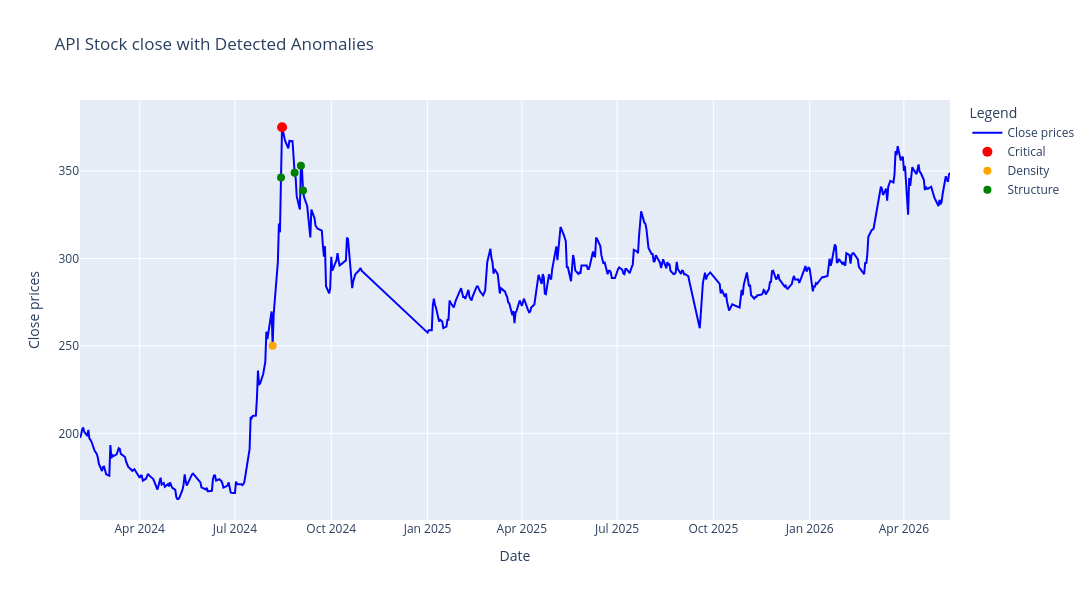

Source (notebook cell):
### Markdown cell above
## Evaluation


### Ensemble

There are 4 types of data points.
**1. Critical Anomaly:** When both dbscan and isolation forest consider a point to be anomalous
**2. Density Based Anomaly:** When only dbscan says a point is an anomaly
**3. Structure Based Anomaly:** When only isolation forest says a point is an anomaly
**4. Normal:** When both models say a model is not anomalous


We only use isolation forest and dbscan in visualizing and use z-score for setting a baseline for visualization

### Code cell
# Ensemble classification
# We can also score it using z score and results of the models but for simplicity we will just use the results of the models to classify the anomalies into 3 categories:
def classify_ensemble(row):

    if row["Anomaly_Isolation_Forest"] == -1 and row["Anomaly_DBSCAN"] == -1:
        return "Critical Anomaly"

    elif row["Anomaly_DBSCAN"] == -1:
        return "Density Based Anomaly"

    elif row["Anomaly_Isolation_Forest"] == -1:
        return "Structure Based Anomaly"

    return "Normal"

def z_label(z):
    if abs(z) < 1:
        return "Normal (within 1σ)"
    elif abs(z) < 2:
        return "Mild deviation (1–2σ)"
    elif abs(z) < 3:
        return "Strong deviation (2–3σ)"
    else:
        return "Extreme deviation (>3σ)"

df["ensemble_label"] = df.apply(classify_ensemble, axis=1)
df["z_label"] = df["Anomaly_Z_Score"].apply(z_label)

critical = df[df["ensemble_label"] == "Critical Anomaly"]
density = df[df["ensemble_label"] == "Density Based Anomaly"]
structure = df[df["ensemble_label"] == "Structure Based Anomaly"]

fig = go.Figure()

# Add the line for the closing close
fig.add_trace(
    go.Scatter(
        x=df.index,
        y=df["close"],
        mode="lines",
        name="Close prices",
        line=dict(color="blue"),
    )
)

# Critical anomalies
fig.add_trace(
    go.Scatter(
        x=critical.index,
        y=critical["close"],
        mode="markers",
        name="Critical",
        hovertemplate=
        "Time: %{x}<br>" +
        "Price: %{y}<br>" +
        "Deviation: %{customdata[0]:.2f}σ<br>" +
        "<extra></extra>",
        customdata=np.stack([
            critical["Anomaly_Z_Score"]
        ], axis=-1),
        marker=dict(color="red", size=10)
    )
)

# Density anomalies
fig.add_trace(
    go.Scatter(
        x=density.index,
        y=density["close"],
        mode="markers",
        name="Density",
        hovertemplate=
        "Time: %{x}<br>" +
        "Price: %{y}<br>" +
        "Deviation: %{customdata[0]:.2f}σ<br>" +
        "<extra></extra>",
        customdata=np.stack([
            density["Anomaly_Z_Score"]
        ], axis=-1),
        marker=dict(color="orange", size=8)
    )
)

# Structure anomalies
fig.add_trace(
    go.Scatter(
        x=structure.index,
        y=structure["close"],
        mode="markers",
        name="Structure",
        hovertemplate=
        "Time: %{x}<br>" +
        "Price: %{y}<br>" +
        "Deviation: %{customdata[0]:.2f}σ<br>" +
        "<extra></extra>",
        customdata=np.stack([
            structure["Anomaly_Z_Score"]
        ], axis=-1),
        marker=dict(color="green", size=8)
    )
)

# Update layout
fig.update_layout(
    title=f"{stock_name} Stock close with Detected Anomalies",
    xaxis_title="Date",
    yaxis_title="Close prices",
    legend_title="Legend",
    width=1200,
    height=600,
)

# Show the plot
fig.show()

### Figure 1 — Plotly figure (JSON) as saved in the notebook; plotly's stock layout.template omitted (floating-point values rounded to 4 significant figures; data arrays with more than 128 entries replaced by an {"elided": "..."} marker saying what was removed)
{"data": [{"line": {"color": "blue"}, "mode": "lines", "name": "Close prices", "type": "scatter", "x": {"elided": "481 str values"}, "y": {"elided": "481 float values"}}, {"customdata": [[1.878]], "hovertemplate": "Time: %{x}<br>Price: %{y}<br>Deviation: %{customdata[0]:.2f}σ<br><extra></extra>", "marker": {"color": "red", "size": 10}, "mode": "markers", "name": "Critical", "type": "scatter", "x": ["2024-08-15T00:00:00.000000000"], "y": [375.0]}, {"customdata": [[-0.3732]], "hovertemplate": "Time: %{x}<br>Price: %{y}<br>Deviation: %{customdata[0]:.2f}σ<br><extra></extra>", "marker": {"color": "orange", "size": 8}, "mode": "markers", "name": "Density", "type": "scatter", "x": ["2024-08-06T00:00:00.000000000"], "y": [250.1]}, {"customdata": [[1.361], [1.409], [1.482], [1.227]], "hovertemplate": "Time: %{x}<br>Price: %{y}<br>Deviation: %{customdata[0]:.2f}σ<br><extra></extra>", "marker": {"color": "green", "size": 8}, "mode": "markers", "name": "Structure", "type": "scatter", "x": ["2024-08-14T00:00:00.000000000", "2024-08-27T00:00:00.000000000", "2024-09-02T00:00:00.000000000", "2024-09-04T00:00:00.000000000"], "y": [346.3, 349.0, 353.0, 338.9]}], "layout": {"height": 600, "legend": {"title": {"text": "Legend"}}, "title": {"text": "API Stock close with Detected Anomalies"}, "width": 1200, "xaxis": {"title": {"text": "Date"}}, "yaxis": {"title": {"text": "Close prices"}}}}
